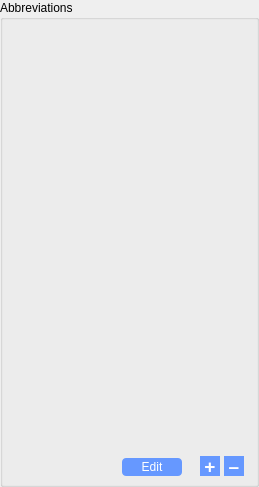
     <widget class="QGroupBox" name="eAbbrBox">
      <property name="geometry">
       <rect>
        <x>864</x>
        <y>167</y>
        <width>259</width>
        <height>487</height>
       </rect>
      </property>
      <property name="styleSheet">
       <string notr="true">QToolButton {
	background: #6698FF;
	color: white;
	border: 1px solid #6698FF;
}

QToolButton:pressed {
	border: 2px outset #1E90FF;
}

QPushButton {
     border: 0px solid black;
     min-width: 60px;
	 min-height: 18px;
     max-width: 60px;
	 max-height: 18px;
	background: #6698FF;
	color: white;    
	border: 0px solid black;
	border-radius: 4px;
    	padding: 0 0 0 0;
    	margin: 0 0 0 0;
}

QPushButton:pressed {
	background: #1E90FF;
	border: 2px outset #1E90FF;
}
</string>
      </property>
      <property name="title">
       <string>Abbreviations</string>
      </property>
      <widget class="QPushButton" name="eEditAbbrBtn">
       <property name="geometry">
        <rect>
         <x>122</x>
         <y>458</y>
         <width>60</width>
         <height>18</height>
        </rect>
       </property>
       <property name="toolTip">
        <string>edit selected abbreviation</string>
       </property>
       <property name="text">
        <string>Edit</string>
       </property>
      </widget>
      <widget class="QToolButton" name="eAddAbbrBtn">
       <property name="geometry">
        <rect>
         <x>200</x>
         <y>456</y>
         <width>20</width>
         <height>20</height>
        </rect>
       </property>
       <property name="font">
        <font>
         <pointsize>14</pointsize>
         <weight>75</weight>
         <bold>true</bold>
        </font>
       </property>
       <property name="toolTip">
        <string>add new abbreviation</string>
       </property>
       <property name="text">
        <string>+</string>
       </property>
      </widget>
      <widget class="QToolButton" name="eDelAbbrBtn">
       <property name="geometry">
        <rect>
         <x>224</x>
         <y>456</y>
         <width>20</width>
         <height>20</height>
        </rect>
       </property>
       <property name="font">
        <font>
         <pointsize>14</pointsize>
         <weight>75</weight>
         <bold>true</bold>
        </font>
       </property>
       <property name="toolTip">
        <string>add new abbreviation</string>
       </property>
       <property name="text">
        <string>–</string>
       </property>
      </widget>
     </widget>
